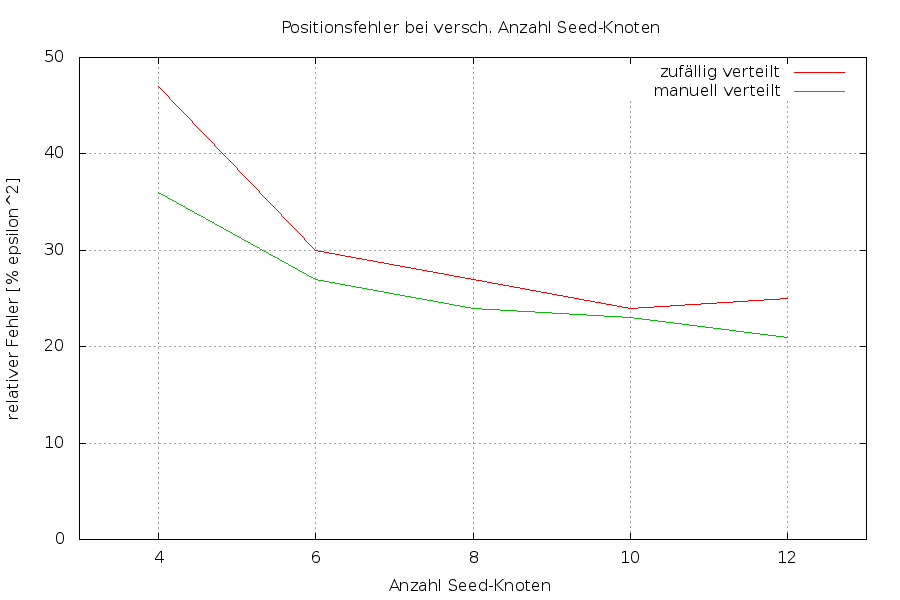

The gnuplot source for this figure:
set terminal png size 900,600
set output 'multilateration_error.png'
set title 'Positionsfehler bei versch. Anzahl Seed-Knoten'
set yrange [0:50]
set xrange [3:13]
set grid
set xlabel 'Anzahl Seed-Knoten'
set ylabel 'relativer Fehler [% epsilon^2]'
plot 'multilateration.dat' using 1:2 title 'zufällig verteilt' with lines,\
'multilateration.dat' using 1:3 title 'manuell verteilt' with lines
